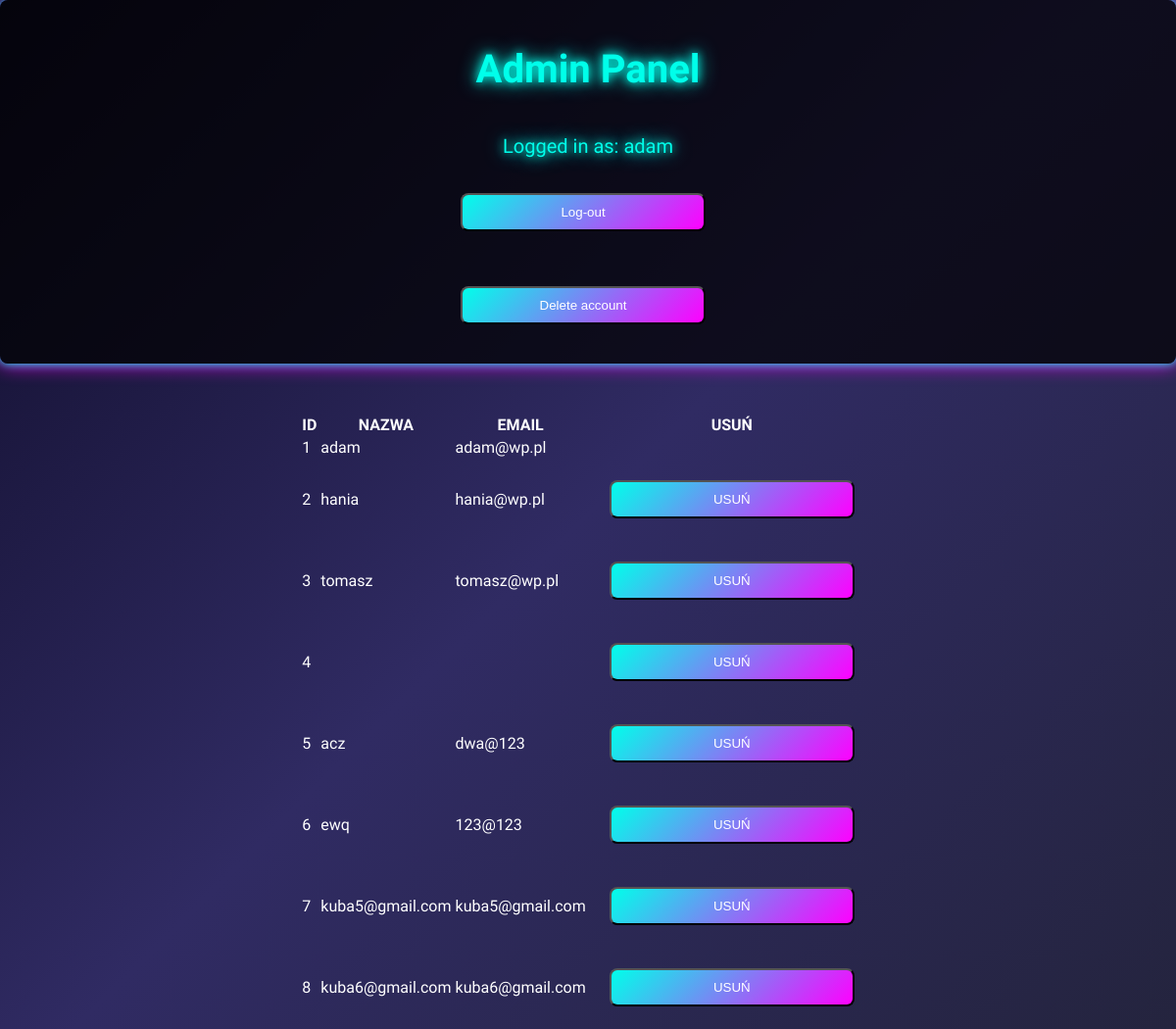
Before: /_login/admin.php (signed in) with the older database file.
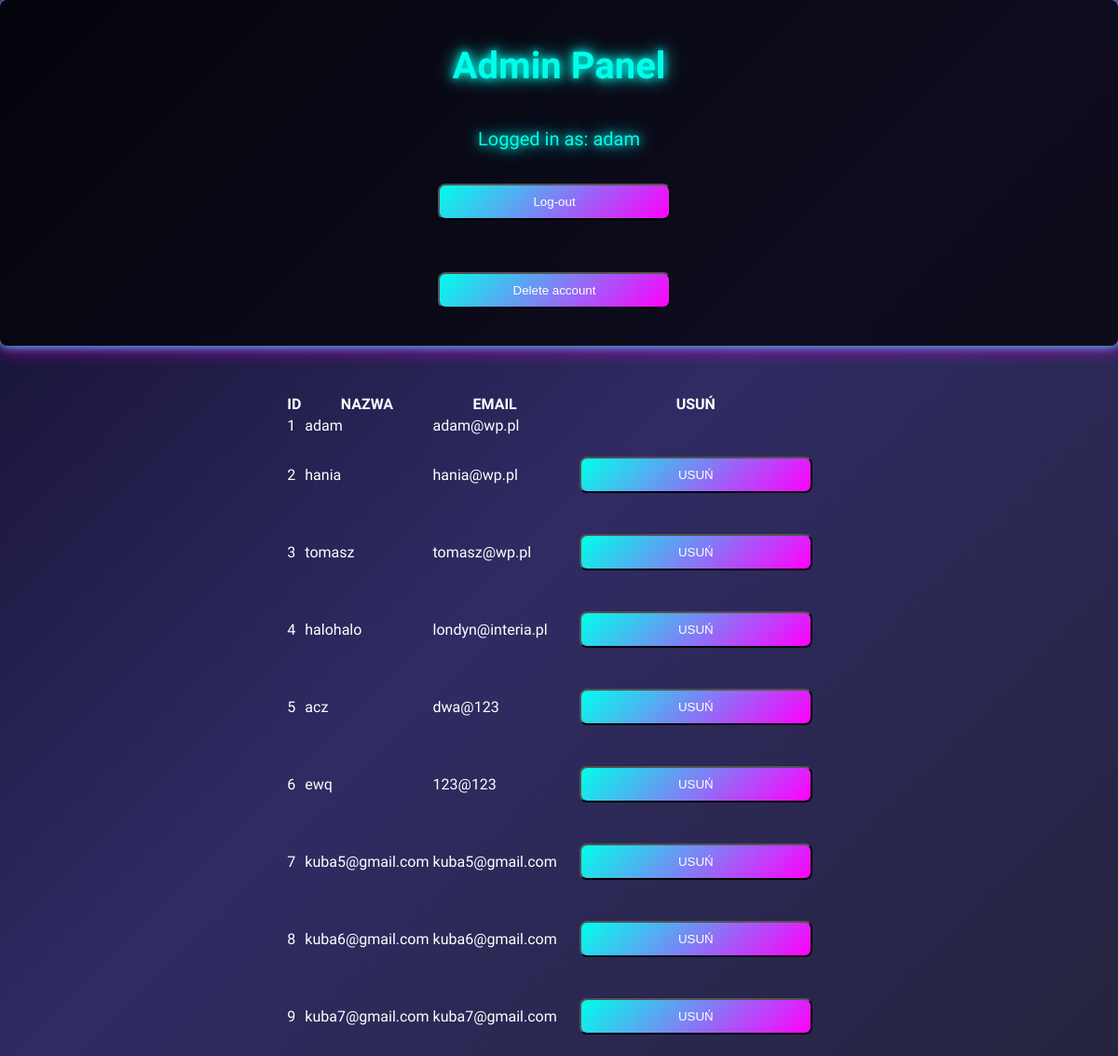
After: the same page with the newer database file.
### tables this page shows
CREATE TABLE `users` (
  `id` int(11) NOT NULL,
  `username` varchar(50) NOT NULL,
  `email` varchar(100) NOT NULL,
  `password` varchar(255) NOT NULL,
  `imie` varchar(50) DEFAULT NULL,
  `nazwisko` varchar(100) DEFAULT NULL,
  `miasto` varchar(100) DEFAULT NULL,
  `kodKraju` varchar(2) DEFAULT NULL,
  `registration_date` timestamp NOT NULL DEFAULT current_timestamp(),
  `isadmin` tinyint(1) NOT NULL DEFAULT 0
);

### _login/admin.php (the view, shortened to what this page needs)
<?php
include("connect.php");
$currentUser = $_SESSION['username'];
?>
<!DOCTYPE html>
<html lang="en">
<head>
    <link rel="stylesheet" href="style.css">
</head>
<body>
    <header>
        <h1>Admin Panel</h1>
        <div>Logged in as: <?php echo htmlspecialchars($currentUser); ?></div><a href="logout.php"><button class="btn btn-delete" style="margin-left:10px">Log-out</button></a></div>
            <a href="delete.php"><button class="btn btn-delete" style="margin-left:10px">Delete account</button></a>
    </header>
    <div class='log-container'>
    <table>
        <?php
        $stmt = $conn->prepare("SELECT id, username, email from users");
        $stmt->execute();
        $r = $stmt->get_result();?>
        <thead>
            <th>ID</th><th>NAZWA</th><th>EMAIL</th><th>USUŃ</th>
        </thead><tbody><?php
        while ($row = $r->fetch_assoc()) {
            echo "<tr>
                    <td>{$row['id']}</td>
                    <td>{$row['username']}</td>
                    <td>{$row['email']}</td>";
            if ($row['username'] != $_SESSION['username']) {
                echo "<td><a href='adminDelete.php?id={$row['id']}'><button id='{$row['id']}'>USUŃ</button></a></td></tr>";
            }
        }
?></div>
</body>
</html>

### _login/style.css (style rules this page uses)
* { box-sizing: border-box; }
html, body { min-height: 100vh; margin: 0; }
html { background: linear-gradient(135deg, #0f0c29, #302b63, #24243e); }
body { font-family: 'Orbitron', sans-serif; color: #fff; }
header { background: rgba(0,0,0,0.7); padding: 20px; text-align: center; font-size: 20px; border-radius: 8px; color: #00ffea; text-shadow: 0 0 10px #00ffea, 0 0 20px #00ffea; box-shadow: 0 0 10px #00ffea, 0 0 20px #ff00ff; display: flex; flex-direction: column; gap: 1rem; }
.log-container { display: flex; justify-content: center; margin-top: 50px; align-items: center; }
p a, input[type="submit"], button { background: linear-gradient(135deg, #00ffea, #ff00ff); padding: 10px; width:250px; height: auto; margin: 20px; border-radius: 8px; color: white; text-decoration: none; text-align: center; }

Changed rows visible on the page:
changed users id 4: username (not shown) → "halohalo"; email (not shown) → "londyn@interia.pl"
added users: id "9", username "kuba7@gmail.com", email "kuba7@gmail.com"
